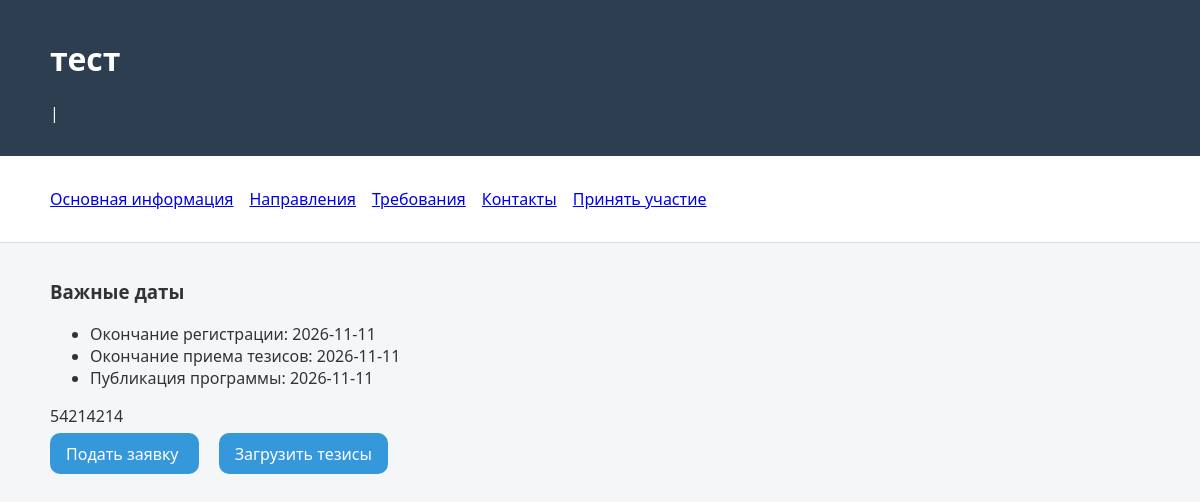
The page /conference/1 on the database its author committed.
### app/models/conference.py (models this page shows, shortened)
class Conference(Base):
    __tablename__ = "conferences"
    id = Column(Integer, primary_key=True)
    title = Column(String, nullable=False)
    description_md = Column(Text, nullable=False)
    description_html = Column(Text, nullable=False)
    tagline = Column(String)
    registration_deadline = Column(Date, nullable=False)
    submission_deadline = Column(Date, nullable=False)
    program_date = Column(Date, nullable=False)
    start_date = Column(DateTime, nullable=False)
    end_date = Column(DateTime, nullable=False)
    performance_time = Column(Integer, nullable=False)
    applications = relationship(
        "Application",
        backref="conference",
        cascade="all, delete-orphan"
    )
    theses = relationship(
        "Thesis",
        backref="conference",
        cascade="all, delete-orphan"
    )

### app/routes/conference.py (the view)
@conference_bp.get('/<int:conf_id>')
def show_conference(conf_id):
    conference = conference_service.get_conference_by_id(conf_id, g.db)
    return render_template("conf-main.html", conference=conference)

### app/__init__.py (called while the page is built)
def create_app():
    app = Flask(__name__)
    app.config.from_object(Config)
    @app.before_request
    def before_request():
        g.db = Session()
    @app.teardown_request
    def teardown_db(error):
        db = g.pop('db', None)
        if db is not None:
            if error:
                db.rollback()
            else:
                db.commit()
            db.close()
    Base.metadata.create_all(engine)
    app.register_blueprint(conference_bp)
    app.register_blueprint(admin_bp)
    app.register_blueprint(api_bp)
    return app

### app/repository/conference_repository.py (called while the page is built)
    def get_by_id(self, conference_id, session):
        conference = session.query(Conference).get(conference_id)
        return conference

### app/service/conference_service.py (called while the page is built)
    def get_conference_by_id(self, conf_id, session):
        conference = self.__repo.get_by_id(conf_id, session)
        if not conference:
            raise ConferenceNotFoundException(conf_id)
        return conference

### app/templates/conf-main.html (shortened to what this page needs)
{% extends "base.html" %}
{% block content %}
<section class="deadlines">
   <h3>Важные даты</h3>
   <ul>
      <li>Окончание регистрации: {{ conference.registration_deadline }}</li>
      <li>Окончание приема тезисов: {{ conference.submission_deadline }}</li>
      <li>Публикация программы: {{ conference.program_date }}</li>
   </ul>
</section>
<p>{{ conference.description_html|safe }}</p>
<section class="conf-application">
   <div class="buttons">
      <a class="btn"
         href="{{ url_for('conference.show_application', conf_id=conference.id) }}">
         Подать заявку
      </a>
      <a class="btn btn-last"
         href="{{ url_for('conference.show_upload_thesis', conf_id=conference.id) }}">
         Загрузить тезисы
      </a>
   </div>
</section>
{% endblock %}

### app/templates/includes/header.html
<header class="site-header">
   <div class="container conf-header">
      <div>
         <h1 class="conf-title">{{ conference.title }}</h1>
         <p class="conf-data">
            {{ conference.date }} | {{ conference.location }}
         </p>
      </div>
   </div>
</header>

### app/static/css/тест.css (style rules this page uses)
body { margin: 0; font-family: system-ui, sans-serif; background: #f4f6f8; color: #333; }
.container { max-width: 1100px; margin: auto; padding: 1rem; }
.site-header { background: #2c3e50; color: white; }
.btn { background: #3498db; color: white; padding: 0.6rem 1rem; border-radius: 10px; text-decoration: none; }
.btn-last { margin-left: 20px }

### rows shown on the page
Conference: title "тест", registration_deadline "2026-11-11", submission_deadline "2026-11-11", program_date "2026-11-11", description_html "54214214"
